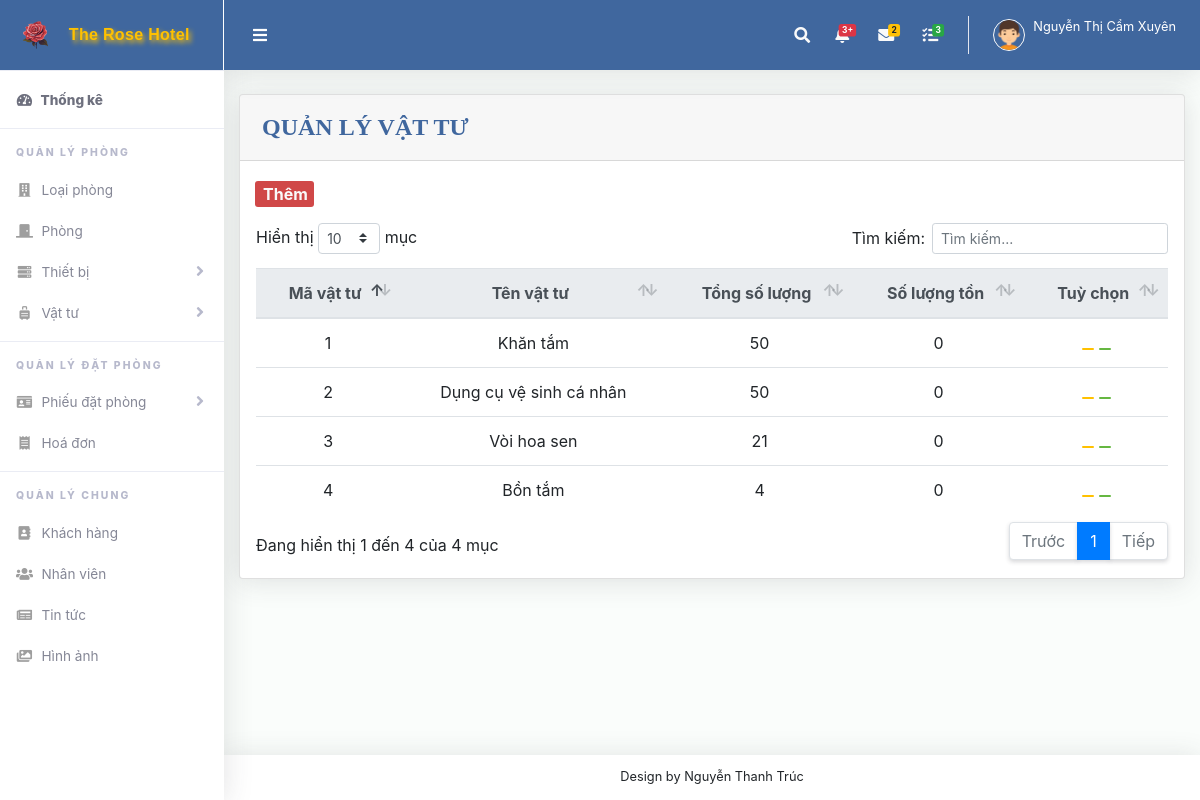
The app's page /QLVT.php (signed in) with its own data.
### tables this page shows
CREATE TABLE `vat_tu` (
  `ma_vat_tu` int(11) NOT NULL,
  `ten_vat_tu` varchar(100) NOT NULL,
  `so_luong_tong` int(11) NOT NULL,
  `so_luong_ton` int(11) NOT NULL
);

### QLVT.php (the view, shortened to what this page needs)
<?php include ("header.php");
?>
<div class="row">
    <div class="col-lg-12">
        <div class="card mb-4">
            <div class="card-header py-3 d-flex flex-row align-items-center justify-content-between">
                <h6>QUẢN LÝ VẬT TƯ</h6>
            </div>
            <a class="btthem" href="themQLVT.php"><button>
            <ion-icon name="add-circle"></ion-icon>Thêm</button></a>
            <div class="table-responsive p-3">
                <table class="table align-items-center table-flush" id="dataTable">
                    <thead class="thead-light">
                        <tr>
                            <th>Mã vật tư</th>
                            <th>Tên vật tư</th>
                            <th>Tổng số lượng</th>
                            <th>Số lượng tồn</th>
                            <th>Tuỳ chọn</th>
                        </tr>
                    </thead>
                    <tbody>
                    <?php
                    include("ketnoi.php");
                    $sql="select * from vat_tu";
                    $kq=mysqli_query($conn,$sql) or die ("Không thể xuất thông tin vật tư ".mysqli_error());
                    while($row=mysqli_fetch_array($kq)){
            echo "<tr>";
            echo "<td>" . $row["ma_vat_tu"] . "</td>";
            $usern = $row["ma_vat_tu"];
            echo "<td>" . $row["ten_vat_tu"] . "</td>";
            echo "<td>" . $row["so_luong_tong"] . "</td>";
            echo "<td>" . $row["so_luong_ton"] . "</td>";
            echo "<td>
                    <a href='suaQLVT.php?user=$usern'><button class='pencil'><ion-icon name='pencil'></ion-icon></button></a>
                    <a href='xoaQLVT.php?user=$usern'><button class='trash'><ion-icon name='trash'></ion-icon></button></a>
                </td>";
            echo "</tr>";
        }
        ?>
                    </tbody>
                </table>
            </div>
        </div>
    </div>
</div>
<?php include ("footer.php"); ?>

### QLVT.php (style rules this page uses)
.btthem>button { display: flex; color: #fafafa; font-weight: bolder; border: none; background-color: #D04848; border-radius: 3px; margin-left: 15px; margin-top: 20px; gap: 2px; justify-content: center; align-items: center; }
h6 { font-size: 1.5rem; font-family: Tahoma; color: #40679E; font-weight: 600; margin: 2px; }
.pencil { color: white; border: none; background-color: #FFC100; border-radius: 3px; }
.trash { color: white; border: none; background-color: #65B741; border-radius: 3px; }
.table th, .table td { text-align: center; vertical-align: middle; }

### records on screen
vat_tu: ma_vat_tu "1", ten_vat_tu "Khăn tắm", so_luong_tong "50", so_luong_ton "0"
vat_tu: ma_vat_tu "2", ten_vat_tu "Dụng cụ vệ sinh cá nhân", so_luong_tong "50", so_luong_ton "0"
vat_tu: ma_vat_tu "3", ten_vat_tu "Vòi hoa sen", so_luong_tong "21", so_luong_ton "0"
vat_tu: ma_vat_tu "4", ten_vat_tu "Bồn tắm", so_luong_tong "4", so_luong_ton "0"

### other values on screen
$_SESSION['ho_ten'] "Nguyễn Thị Cẩm Xuyên"
